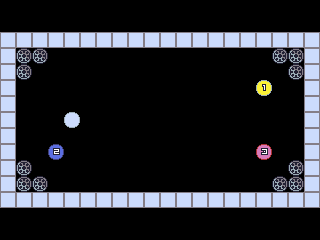

The image is a tile-based game level rendered from a .tmx file. Its description and complete source (layers, tilesets, objects, tile grids) follow:
An orthogonal 20x15 tile map with 16x16 px tiles, 1 tile layer (objects).

<map version="1.0" orientation="orthogonal" renderorder="right-down" width="20" height="15" tilewidth="16" tileheight="16" nextobjectid="1">
 <tileset firstgid="1" name="tileset" tilewidth="16" tileheight="16" tilecount="256" columns="16">
  <image source="tileset.png" width="256" height="256" />
 </tileset>
 <layer name="objects" width="20" height="15">
  <data encoding="csv">
0,0,0,0,0,0,0,0,0,0,0,0,0,0,0,0,0,0,0,0,
0,0,0,0,0,0,0,0,0,0,0,0,0,0,0,0,0,0,0,0,
18,18,18,18,18,18,18,18,18,18,18,18,18,18,18,18,18,18,18,18,
18,17,17,0,0,0,0,0,0,0,0,0,0,0,0,0,0,17,17,18,
18,17,0,0,0,0,0,0,0,0,0,0,0,0,0,0,0,0,17,18,
18,0,0,0,0,0,0,0,0,0,0,0,0,0,0,0,2,0,0,18,
18,0,0,0,0,0,0,0,0,0,0,0,0,0,0,0,0,0,0,18,
18,0,0,0,1,0,0,0,0,0,0,0,0,0,0,0,0,0,0,18,
18,0,0,0,0,0,0,0,0,0,0,0,0,0,0,0,0,0,0,18,
18,0,0,3,0,0,0,0,0,0,0,0,0,0,0,0,4,0,0,18,
18,17,0,0,0,0,0,0,0,0,0,0,0,0,0,0,0,0,17,18,
18,17,17,0,0,0,0,0,0,0,0,0,0,0,0,0,0,17,17,18,
18,18,18,18,18,18,18,18,18,18,18,18,18,18,18,18,18,18,18,18,
0,0,0,0,0,0,0,0,0,0,0,0,0,0,0,0,0,0,0,0,
0,0,0,0,0,0,0,0,0,0,0,0,0,0,0,0,0,0,0,0
</data>
 </layer>
</map>
